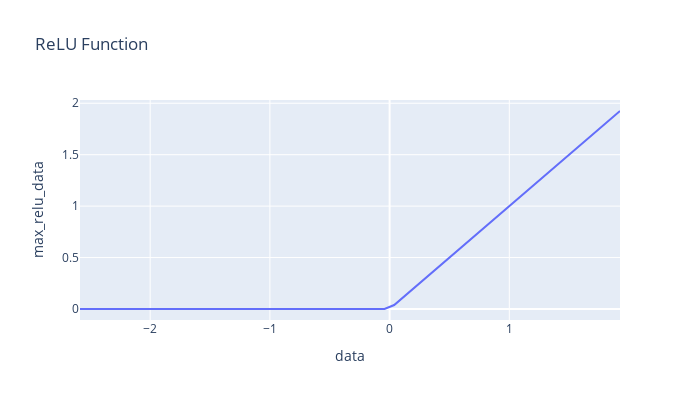

Here is the notebook cell this chart was saved with:
### Code cell
px.line(df, x='data', y='max_relu_data', width=700, height=400, title='ReLU Function')

### Figure 1 — Plotly figure (JSON) as saved in the notebook; plotly's stock layout.template omitted (floating-point values rounded to 4 significant figures)
{"data": [{"hovertemplate": "data=%{x}<br>max_relu_data=%{y}<extra></extra>", "legendgroup": "", "line": {"color": "#636efa", "dash": "solid"}, "marker": {"symbol": "circle"}, "mode": "lines", "name": "", "orientation": "v", "showlegend": false, "type": "scatter", "x": [-2.586, -1.851, -1.58, -1.516, -0.9363, -0.8838, -0.8683, -0.8301, -0.7787, -0.6774, -0.6412, -0.5659, -0.5429, -0.5085, -0.4328, -0.397, -0.3381, -0.3055, -0.1987, -0.08336, -0.07686, -0.06914, -0.05546, -0.04257, 0.03837, 0.199, 0.2305, 0.2371, 0.2879, 0.3042, 0.3088, 0.3713, 0.4278, 0.4684, 0.5287, 0.5349, 0.596, 0.7584, 0.7891, 0.8831, 0.9549, 0.9604, 1.023, 1.084, 1.128, 1.142, 1.17, 1.256, 1.361, 1.925], "xaxis": "x", "y": [0.0, 0.0, 0.0, 0.0, 0.0, 0.0, 0.0, 0.0, 0.0, 0.0, 0.0, 0.0, 0.0, 0.0, 0.0, 0.0, 0.0, 0.0, 0.0, 0.0, 0.0, 0.0, 0.0, 0.0, 0.03837, 0.199, 0.2305, 0.2371, 0.2879, 0.3042, 0.3088, 0.3713, 0.4278, 0.4684, 0.5287, 0.5349, 0.596, 0.7584, 0.7891, 0.8831, 0.9549, 0.9604, 1.023, 1.084, 1.128, 1.142, 1.17, 1.256, 1.361, 1.925], "yaxis": "y"}], "layout": {"height": 400, "legend": {"tracegroupgap": 0}, "title": {"text": "ReLU Function"}, "width": 700, "xaxis": {"anchor": "y", "domain": [0, 1], "title": {"text": "data"}}, "yaxis": {"anchor": "x", "domain": [0, 1], "title": {"text": "max_relu_data"}}}}
